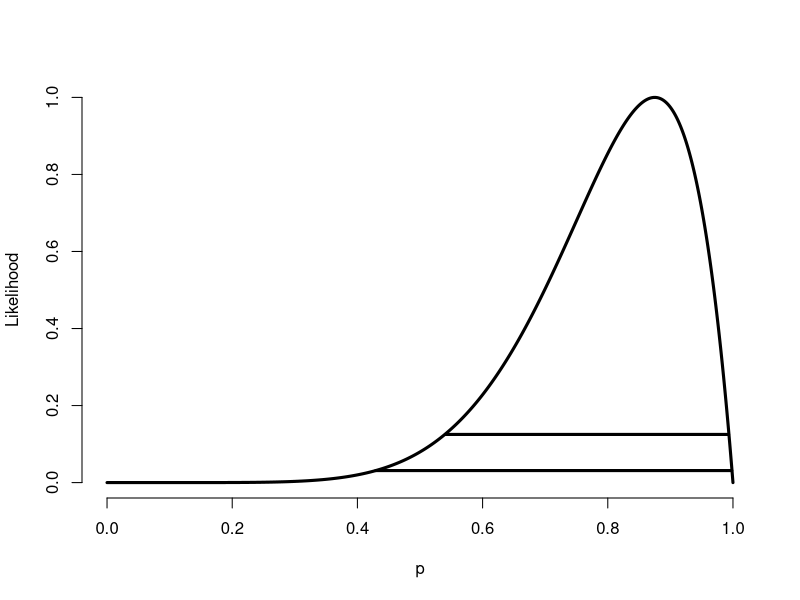

The R script that drew this image:
likelihood <- function(p){
  dbinom(7, 8, p) / dbinom(7, 8, 7/8)
}

#postscript("birthLikelihood.eps", width = 5, height = 5, horizontal = FALSE)
pvals <- seq(0, 1, length = 1000)
lvals <- likelihood(pvals)
plot(pvals, lvals, frame = F, xlab = "p", ylab = "Likelihood", type = "l", lwd = 3)
lines(range(pvals[lvals >= 1/8]), c(1/8, 1/8), lwd = 3)
lines(range(pvals[lvals >= 1/32]), c(1/32, 1/32), lwd = 3)
#dev.off()
